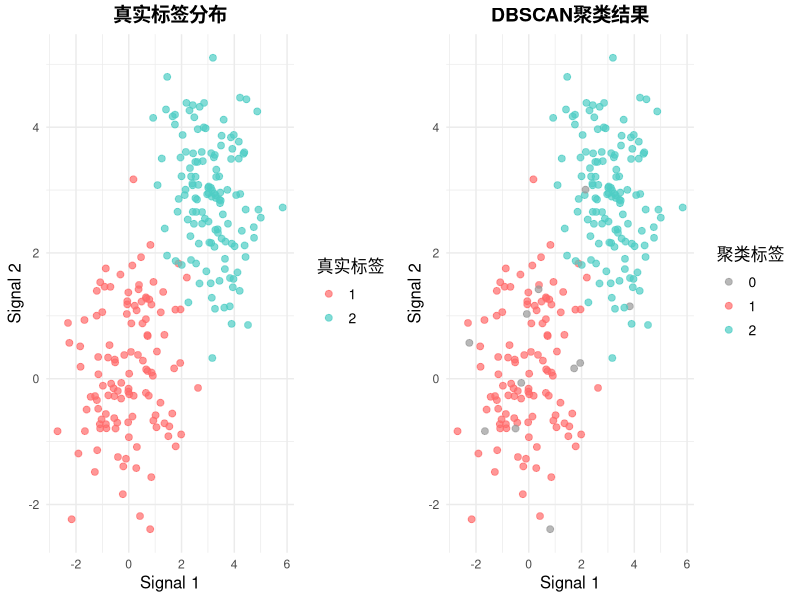

The R source for this figure:
library(dbscan)
library(gridExtra)
library(ggplot2)


# 数据生成参数
n <- 250  # 样本数量
p <- 100  # 总特征数
p1 <- 20  # 前p1个特征有信号
mu_1 <- 0
mu_2 <- 3

# 生成数据
generate_data <- function(n, p, p1, mu_1, mu_2) {
  # 生成真实标签
  true_labels <- sample(c(1, 2), n, replace = TRUE)
  
  # 初始化数据矩阵
  X <- matrix(0, nrow = n, ncol = p)
  
  # 为前p1个特征生成有信号的数据
  for (i in 1:p1) {
    X[true_labels == 1, i] <- rnorm(sum(true_labels == 1), mean = mu_1, sd = 1)
    X[true_labels == 2, i] <- rnorm(sum(true_labels == 2), mean = mu_2, sd = 1)
  }
  
  # 为第p1+1和p1+2个特征生成噪声（无信号）
  # 为剩余特征生成噪声
  for (i in (p1 + 1):p) {
    X[, i] <- rnorm(n, mean = 0, sd = 1)
  }
  
  return(list(X = X, true_labels = true_labels))
}

# 生成数据
data_result <- generate_data(n, p, p1, mu_1, mu_2)
X <- data_result$X
true_labels <- data_result$true_labels

# 使用DBSCAN进行聚类
# 选择eps和minPts参数
eps <- 13
minPts <- 5

# 对所有特征进行DBSCAN聚类
dbscan_result <- dbscan(X, eps = eps, minPts = minPts)
dbscan_labels <- dbscan_result$cluster

# 创建数据框用于绘图
plot_data <- data.frame(
  x = X[, 1],  # 第1个特征作为x坐标
  y = X[, 2],  # 第2个特征作为y坐标
  true_label = as.factor(true_labels),
  dbscan_label = as.factor(dbscan_labels)
)

# 创建真实标签的散点图
plot_true <- ggplot(plot_data, aes(x = x, y = y, color = true_label)) +
  geom_point(size = 2, alpha = 0.7) +
  labs(
    title = "真实标签分布",
    x = "Signal 1",
    y = "Signal 2",
    color = "真实标签"
  ) +
  theme_minimal() +
  theme(
    plot.title = element_text(hjust = 0.5, size = 14, face = "bold"),
    axis.title = element_text(size = 12),
    legend.title = element_text(size = 12),
    legend.text = element_text(size = 10)
  ) +
  scale_color_manual(values = c("1" = "#FF6B6B", "2" = "#4ECDC4"))

# 创建DBSCAN聚类标签的散点图
plot_dbscan <- ggplot(plot_data, aes(x = x, y = y, color = dbscan_label)) +
  geom_point(size = 2, alpha = 0.7) +
  labs(
    title = "DBSCAN聚类结果",
    x = "Signal 1",
    y = "Signal 2",
    color = "聚类标签"
  ) +
  theme_minimal() +
  theme(
    plot.title = element_text(hjust = 0.5, size = 14, face = "bold"),
    axis.title = element_text(size = 12),
    legend.title = element_text(size = 12),
    legend.text = element_text(size = 10)
  ) +
  scale_color_manual(values = c("0" = "#999999", "1" = "#FF6B6B", "2" = "#4ECDC4", "3" = "#45B7D1", "4" = "#96CEB4"))

# 组合两个图
combined_plot <- grid.arrange(plot_true, plot_dbscan, ncol = 2)

# 保存图像
ggsave("DBSCAN_clustering_comparison.png", combined_plot, width = 12, height = 6, dpi = 300)

# 打印聚类结果统计
cat("数据生成参数:\n")
cat("样本数量 n =", n, "\n")
cat("总特征数 p =", p, "\n")
cat("信号特征数 p1 =", p1, "\n")
cat("真实标签分布:\n")
print(table(true_labels))
cat("\nDBSCAN聚类结果:\n")
print(table(dbscan_labels))
cat("\nDBSCAN参数: eps =", eps, ", minPts =", minPts, "\n")

# 计算聚类质量指标
# 计算轮廓系数（需要cluster包）
if (require(cluster, quietly = TRUE)) {
  if (length(unique(dbscan_labels)) > 1) {
    silhouette_score <- silhouette(dbscan_labels, dist(X[, 1:p1]))
    cat("\n平均轮廓系数:", mean(silhouette_score[, 3]), "\n")
  }
}

# 显示图像
print(combined_plot)
